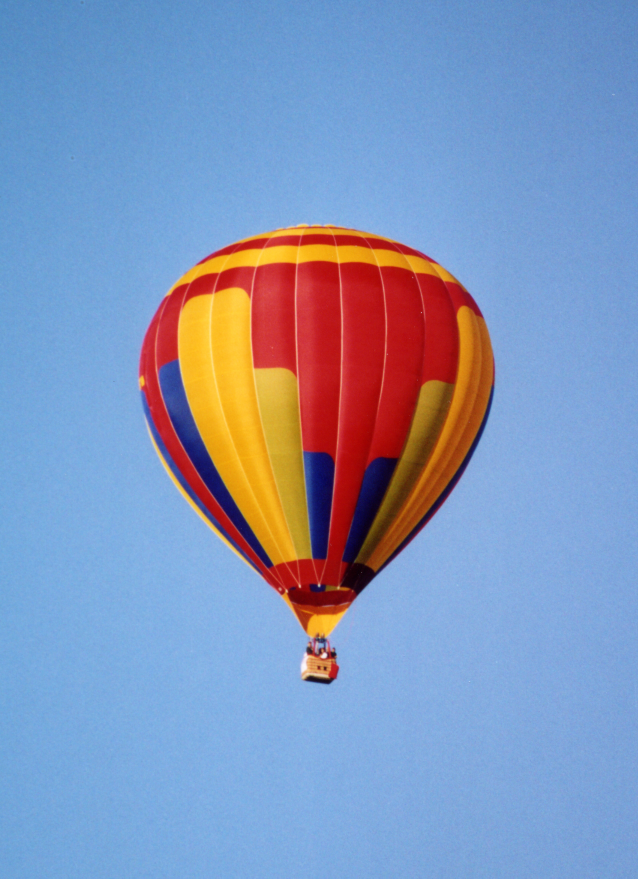
#> input picture images/balloon.jpg, 1914 x 2635 px (shown at 1/3 size)
$ jupyter execute Gradient_Domain_Editing.ipynb
#> lines starting #> are read from the running program, lines starting #| are printed output that depends on the picture; after the words box and inside, x2 and y2 are one past the last pixel; in counts of white or black regions, pixels touching at a corner belong together
<a href="https://colab.research.google.com/github/qvinh28/CV2/blob/main/Gradient_Domain_Editing.ipynb" target="_parent"></a>

PHẦN 1: Gradient Domain Editing

[cell 1]
import cv2
import numpy as np
import matplotlib.pyplot as plt

src_img = cv2.imread('images/balloon.jpg')
#> src_img is the input picture: shape (2635, 1914, 3); mean B, G, R 186.5, 150.1, 131.1
src_img = cv2.cvtColor(src_img, cv2.COLOR_BGR2RGB)

bg_img = cv2.imread('images/eversest.jpg')
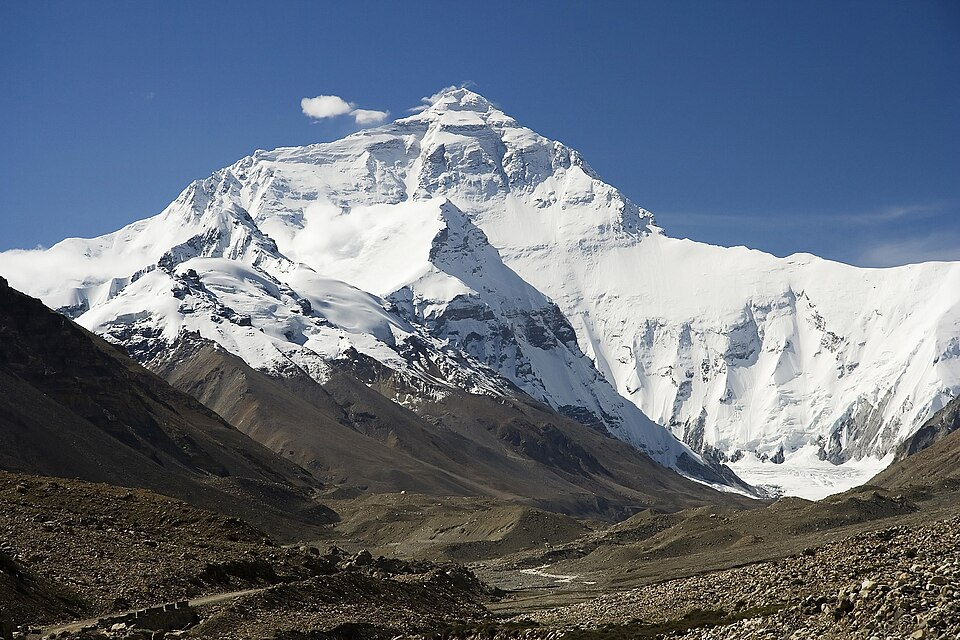
#> input picture images/eversest.jpg, 960 x 640 px
#> bg_img is the input picture: shape (640, 960, 3); mean B, G, R 125.8, 112.5, 103.2
bg_img = cv2.cvtColor(bg_img, cv2.COLOR_BGR2RGB)

Hiển thị ảnh gốc

[cell 2]
plt.figure(figsize=(12, 6))


plt.subplot(1, 2, 1)
plt.imshow(src_img)
plt.title('balloon.jpg')
plt.axis('off')


plt.subplot(1, 2, 2)
plt.imshow(bg_img)
plt.title('everest.jpg')
plt.axis('off')

plt.tight_layout()
plt.show()
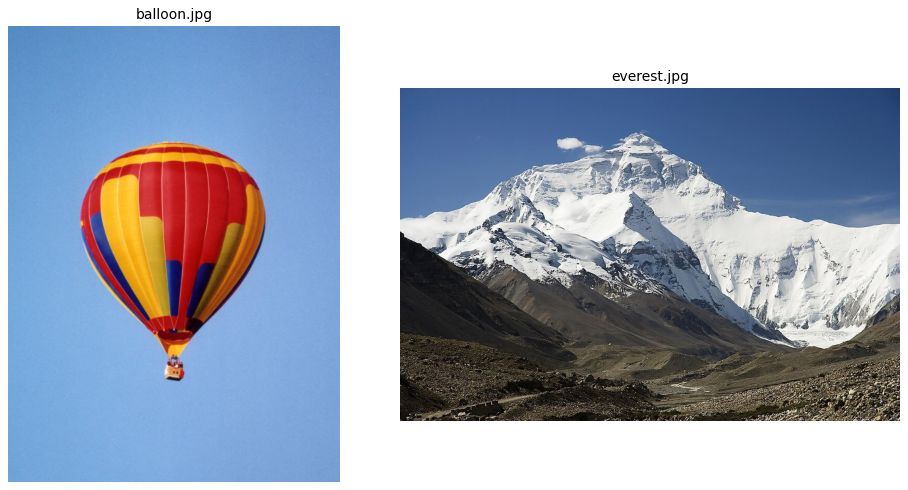
#> figure drawn by matplotlib, 2 panels

Tạo MASK khinh khí cầu

[cell 3]
hsv_img = cv2.cvtColor(src_img, cv2.COLOR_RGB2HSV)
#> hsv_img: shape (2635, 1914, 3); mean H, S, V 98.1, 131.7, 212.2
lower_blue = np.array([90, 50, 50])
upper_blue = np.array([130, 255, 255])

sky_mask = cv2.inRange(hsv_img, lower_blue, upper_blue)
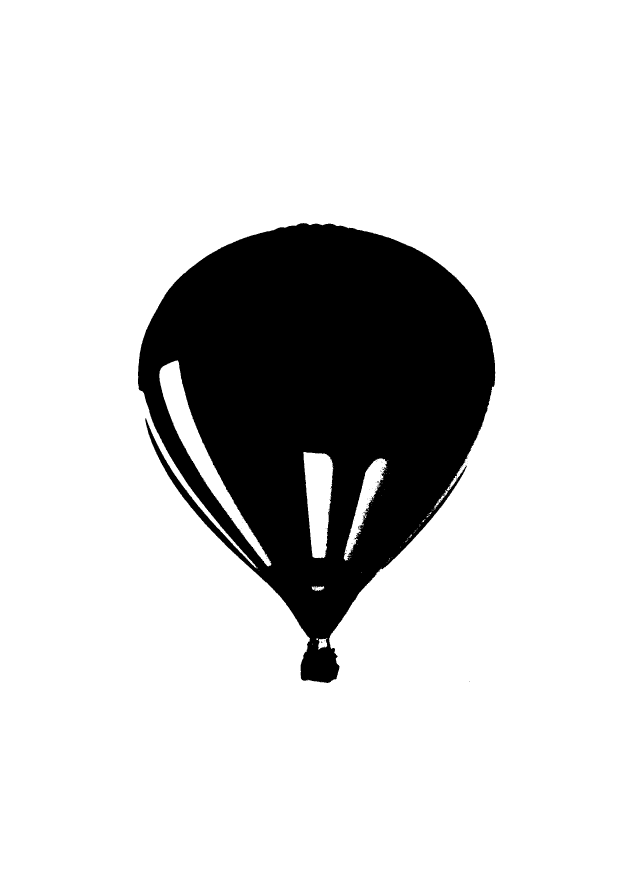
#> sky_mask: shape (2635, 1914) (shown at 1/3 size); 83.1% white; 89 black regions (88 under 20 px), largest, box (x1, y1, x2, y2) and area: (414, 669, 1486, 2049) 849752
balloon_mask = cv2.bitwise_not(sky_mask)

kernel = np.ones((5, 5), np.uint8)
balloon_mask = cv2.morphologyEx(balloon_mask, cv2.MORPH_CLOSE, kernel)
#> balloon_mask: shape (2635, 1914); 16.9% white; 17 white regions (16 under 20 px)

contours, _ = cv2.findContours(balloon_mask, cv2.RETR_EXTERNAL, cv2.CHAIN_APPROX_SIMPLE)
#> contours = 4 contours, 3 with area under 20; largest, box (x1, y1, x2, y2) and area: (414, 669, 1486, 2049) 912085
largest_contour = max(contours, key=cv2.contourArea)
#> largest_contour = contour of 2462 points, box (x1, y1, x2, y2) (414, 669, 1486, 2049), area 912085
tight_mask = np.zeros_like(balloon_mask)
cv2.drawContours(tight_mask, [largest_contour], -1, 255, -1)
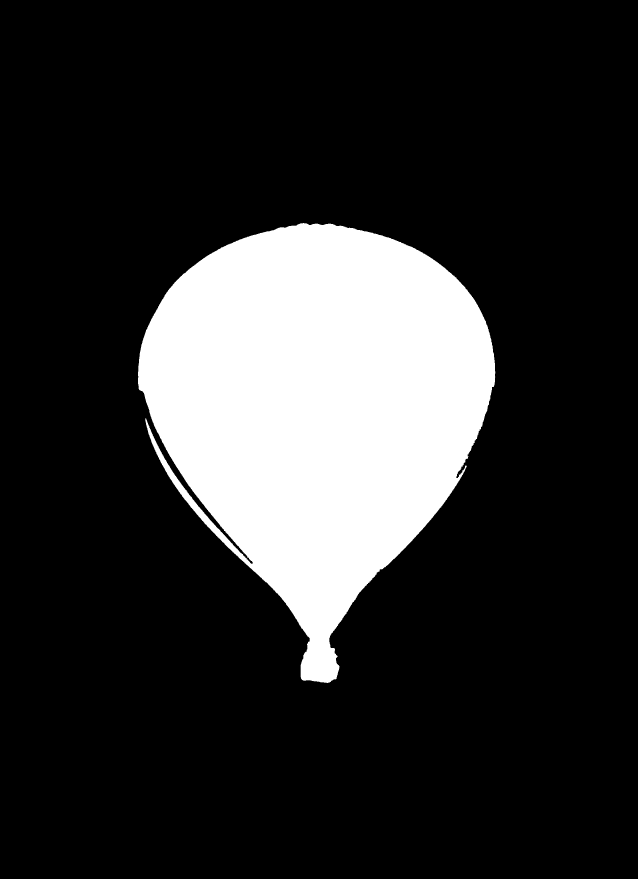
#> tight_mask: shape (2635, 1914) (shown at 1/3 size); 18.1% white; 1 white region, box (x1, y1, x2, y2) and area: (414, 669, 1486, 2049) 914386

plt.figure(figsize=(6, 6))
plt.imshow(tight_mask, cmap='gray')
plt.title('Balloon Mask')
plt.axis('off')
plt.show()

Cắt ảnh

[cell 4]
x, y, w, h = cv2.boundingRect(largest_contour)
#> x = 414; y = 669; w = 1072; h = 1380

margin = 40
y1 = max(0, y - margin)
#> y1 = 629
y2 = min(src_img.shape[0], y + h + margin)
#> y2 = 2089
x1 = max(0, x - margin)
#> x1 = 374
x2 = min(src_img.shape[1], x + w + margin)
#> x2 = 1526

balloon_crop = src_img[y1:y2, x1:x2]
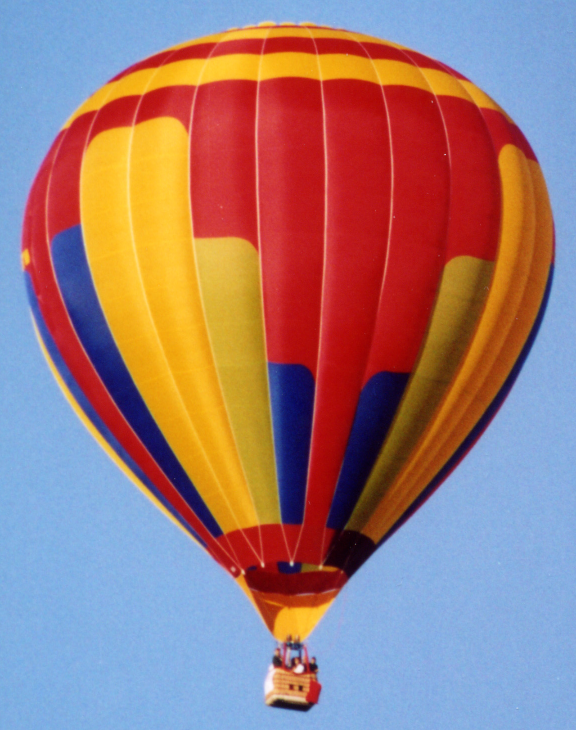
#> balloon_crop: shape (1460, 1152, 3) (shown at 1/2 size); mean R, G, B 156.7, 122.4, 124.6
tight_mask_crop = tight_mask[y1:y2, x1:x2]
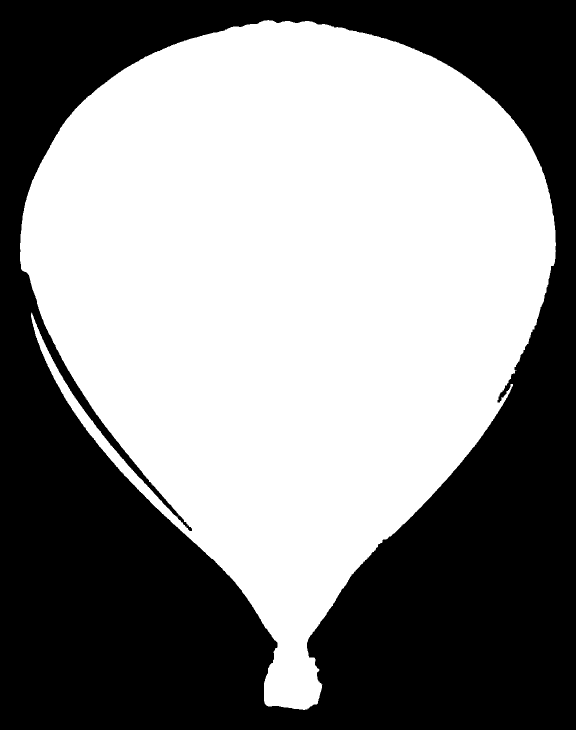
#> tight_mask_crop: shape (1460, 1152) (shown at 1/2 size); 54.4% white; 1 black region, box (x1, y1, x2, y2) and area: (0, 0, 1152, 1460) 767534

crop_h, crop_w = balloon_crop.shape[:2]
#> crop_h = 1460; crop_w = 1152

scale_percent = 10
new_w = int(crop_w * scale_percent / 100)
#> new_w = 115
new_h = int(crop_h * scale_percent / 100)
#> new_h = 146
dim = (new_w, new_h)
#> dim = (115, 146)

balloon_crop = cv2.resize(balloon_crop, dim, interpolation=cv2.INTER_AREA)
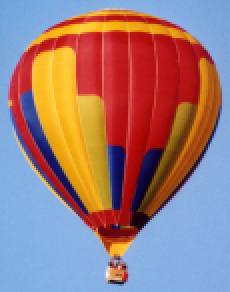
#> balloon_crop: shape (146, 115, 3) (shown 2 times larger); mean R, G, B 156.7, 122.4, 124.6
tight_mask_crop = cv2.resize(tight_mask_crop, dim, interpolation=cv2.INTER_NEAREST)
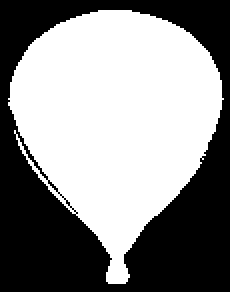
#> tight_mask_crop: shape (146, 115) (shown 2 times larger); 54.4% white; 1 black region, box (x1, y1, x2, y2) and area: (0, 0, 115, 146) 7657

Tạo MASK cho SEAMLESS CLONE (opencv2)

[cell 5]
kernel_dilate = np.ones((10, 10), np.uint8)
loose_mask_crop = cv2.dilate(tight_mask_crop, kernel_dilate, iterations=1)
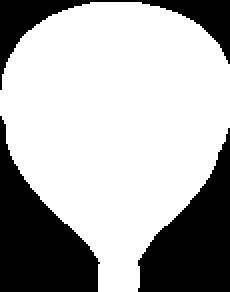
#> loose_mask_crop: shape (146, 115) (shown 2 times larger); 68.4% white; 3 black regions, box (x1, y1, x2, y2) and area: (0, 58, 50, 146) 2196, (69, 64, 115, 146) 2014, (0, 0, 115, 45) 1095

Ghép ảnh và hiển thị ảnh

[cell 6]
bg_h, bg_w = bg_img.shape[:2]
#> bg_h = 640; bg_w = 960

center_x = int(bg_w * 0.75)
#> center_x = 720
center_y = int(bg_h * 0.35)
#> center_y = 224
center = (center_x, center_y)
#> center = (720, 224)


naive_result = bg_img.copy()
start_y = center_y - new_h // 2
#> start_y = 151
start_x = center_x - new_w // 2
#> start_x = 663

for i in range(new_h):
    for j in range(new_w):
        if tight_mask_crop[i, j] == 255:
            if 0 <= start_y + i < bg_h and 0 <= start_x + j < bg_w:
                naive_result[start_y + i, start_x + j] = balloon_crop[i, j]
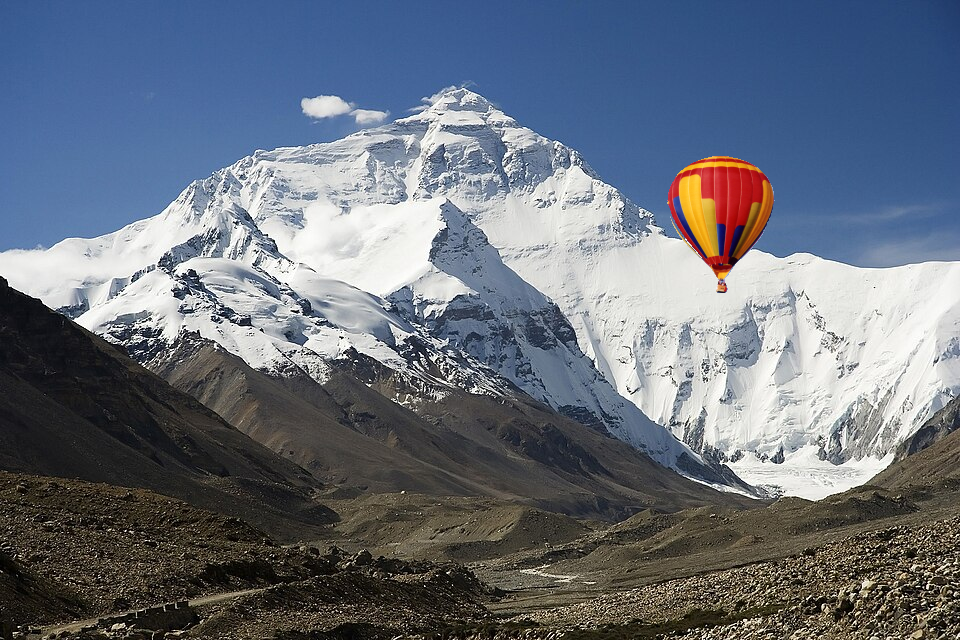
#> naive_result: shape (640, 960, 3); mean R, G, B 104.4, 111.9, 124

seamless_result = cv2.seamlessClone(balloon_crop, bg_img, loose_mask_crop, center, cv2.NORMAL_CLONE)

plt.figure(figsize=(18, 6))

plt.subplot(1, 3, 1)
plt.imshow(bg_img)
plt.title('Original')
plt.axis('off')

plt.subplot(1, 3, 2)
plt.imshow(naive_result)
plt.title('Naive Paste')
plt.axis('off')

plt.subplot(1, 3, 3)
plt.imshow(seamless_result)
plt.title('Gradient Domain')
plt.axis('off')

plt.tight_layout()
plt.show()
